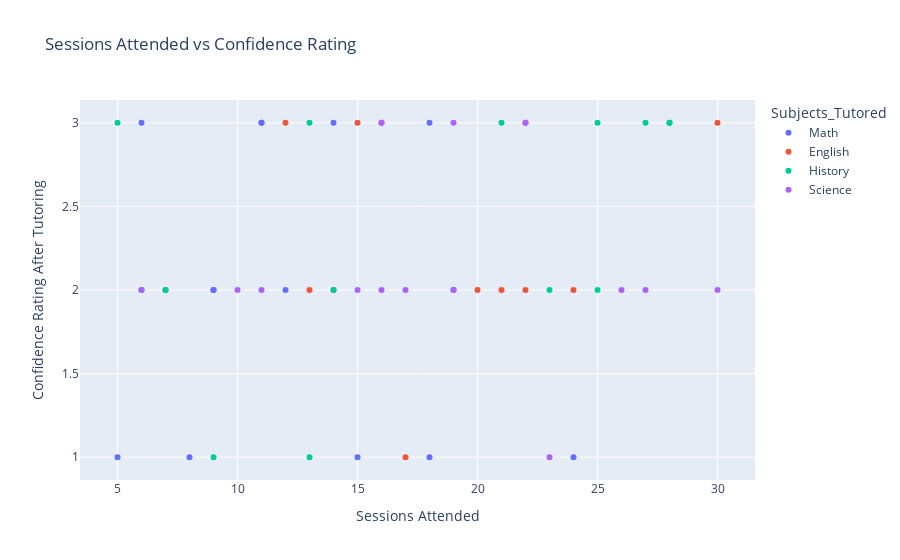

Notebook code for this chart:
### Code cell
fig = px.scatter(df, 
                 x='Sessions_Attended', 
                 y='Confidence_Rating_After', 
                 color='Subjects_Tutored', 
                 title='Sessions Attended vs Confidence Rating',
                 labels={'Sessions_Attended': 'Sessions Attended', 'Confidence_Rating_After': 'Confidence Rating After Tutoring'},
                 template='plotly'
                )
fig.show()

### Figure 1 — Plotly figure (JSON) as saved in the notebook; plotly's stock layout.template omitted (floating-point values rounded to 4 significant figures)
{"data": [{"hovertemplate": "Subjects_Tutored=Math<br>Sessions Attended=%{x}<br>Confidence Rating After Tutoring=%{y}<extra></extra>", "legendgroup": "Math", "marker": {"color": "#636efa", "symbol": "circle"}, "mode": "markers", "name": "Math", "orientation": "v", "showlegend": true, "type": "scatter", "x": [5, 8, 15, 12, 7, 18, 11, 24, 9, 11, 18, 19, 14, 6, 9], "xaxis": "x", "y": [1, 1, 1, 2, 2, 1, 3, 1, 2, 3, 3, 2, 3, 3, 2], "yaxis": "y"}, {"hovertemplate": "Subjects_Tutored=English<br>Sessions Attended=%{x}<br>Confidence Rating After Tutoring=%{y}<extra></extra>", "legendgroup": "English", "marker": {"color": "#EF553B", "symbol": "circle"}, "mode": "markers", "name": "English", "orientation": "v", "showlegend": true, "type": "scatter", "x": [24, 21, 15, 17, 20, 22, 12, 13, 16, 14, 22, 30], "xaxis": "x", "y": [2, 2, 3, 1, 2, 2, 3, 2, 3, 2, 3, 3], "yaxis": "y"}, {"hovertemplate": "Subjects_Tutored=History<br>Sessions Attended=%{x}<br>Confidence Rating After Tutoring=%{y}<extra></extra>", "legendgroup": "History", "marker": {"color": "#00cc96", "symbol": "circle"}, "mode": "markers", "name": "History", "orientation": "v", "showlegend": true, "type": "scatter", "x": [9, 25, 28, 14, 13, 23, 5, 21, 25, 7, 6, 13, 28, 27], "xaxis": "x", "y": [1, 3, 3, 2, 3, 2, 3, 3, 2, 2, 2, 1, 3, 3], "yaxis": "y"}, {"hovertemplate": "Subjects_Tutored=Science<br>Sessions Attended=%{x}<br>Confidence Rating After Tutoring=%{y}<extra></extra>", "legendgroup": "Science", "marker": {"color": "#ab63fa", "symbol": "circle"}, "mode": "markers", "name": "Science", "orientation": "v", "showlegend": true, "type": "scatter", "x": [26, 11, 6, 19, 30, 16, 19, 17, 22, 27, 23, 15, 16, 10], "xaxis": "x", "y": [2, 2, 2, 2, 2, 2, 3, 2, 3, 2, 1, 2, 3, 2], "yaxis": "y"}], "layout": {"legend": {"title": {"text": "Subjects_Tutored"}, "tracegroupgap": 0}, "title": {"text": "Sessions Attended vs Confidence Rating"}, "xaxis": {"anchor": "y", "domain": [0, 1], "title": {"text": "Sessions Attended"}}, "yaxis": {"anchor": "x", "domain": [0, 1], "title": {"text": "Confidence Rating After Tutoring"}}}}
